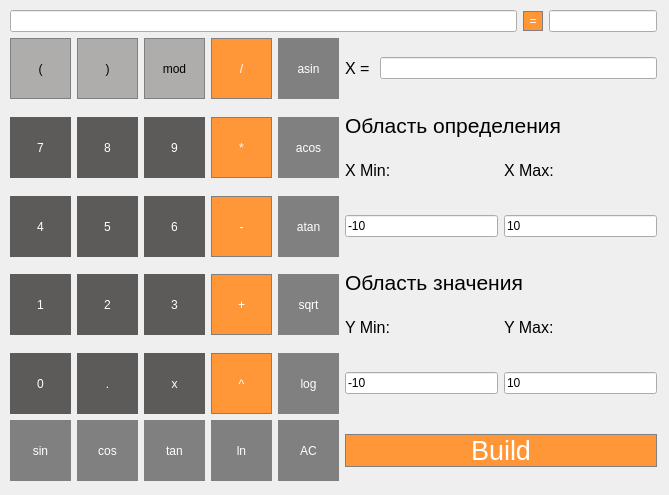
<?xml version="1.0" encoding="UTF-8"?>
<ui version="4.0">
 <class>MainWindow</class>
 <widget class="QMainWindow" name="MainWindow">
  <property name="geometry">
   <rect>
    <x>0</x>
    <y>0</y>
    <width>669</width>
    <height>495</height>
   </rect>
  </property>
  <property name="windowTitle">
   <string>MainWindow</string>
  </property>
  <widget class="QWidget" name="centralwidget">
   <widget class="QWidget" name="layoutWidget">
    <property name="geometry">
     <rect>
      <x>10</x>
      <y>10</y>
      <width>647</width>
      <height>471</height>
     </rect>
    </property>
    <layout class="QVBoxLayout" name="verticalLayout_3">
     <item>
      <layout class="QHBoxLayout" name="horizontalLayout_9">
       <item>
        <layout class="QHBoxLayout" name="horizontalLayout_10">
         <item>
          <widget class="QLineEdit" name="lineEdit_str"/>
         </item>
         <item>
          <widget class="QPushButton" name="pushButton_ans">
           <property name="sizePolicy">
            <sizepolicy hsizetype="Fixed" vsizetype="Fixed">
             <horstretch>0</horstretch>
             <verstretch>0</verstretch>
            </sizepolicy>
           </property>
           <property name="minimumSize">
            <size>
             <width>20</width>
             <height>20</height>
            </size>
           </property>
           <property name="styleSheet">
            <string notr="true">QPushButton {
	background-color: rgb(255, 151, 57);
	color: white;
	border: 1px solid gray;
}
QPushButton:pressed {
	background-color: qlinegradient(x1: 0, y1: 0, x2: 0, y2: 1
	stop: 0 #FF7832, stop: 1 #FF9739)
}</string>
           </property>
           <property name="text">
            <string>=</string>
           </property>
          </widget>
         </item>
         <item>
          <widget class="QLineEdit" name="lineEdit_ans">
           <property name="sizePolicy">
            <sizepolicy hsizetype="Fixed" vsizetype="Fixed">
             <horstretch>0</horstretch>
             <verstretch>0</verstretch>
            </sizepolicy>
           </property>
           <property name="minimumSize">
            <size>
             <width>50</width>
             <height>0</height>
            </size>
           </property>
          </widget>
         </item>
        </layout>
       </item>
      </layout>
     </item>
     <item>
      <layout class="QHBoxLayout" name="horizontalLayout_6">
       <item>
        <layout class="QVBoxLayout" name="verticalLayout">
         <item>
          <layout class="QHBoxLayout" name="horizontalLayout">
           <item>
            <widget class="QPushButton" name="pushButton_LBr">
             <property name="minimumSize">
              <size>
               <width>61</width>
               <height>61</height>
              </size>
             </property>
             <property name="styleSheet">
              <string notr="true">QPushButton {
	background-color: rgb(174, 173, 172);
	color: black;
	border: 1px solid gray;
}
QPushButton:pressed {
	background-color: qlinegradient(x1: 0, y1: 0, x2: 0, y2: 1
	stop: 0 #FF7832, stop: 1 #FF9739)
}</string>
             </property>
             <property name="text">
              <string>(</string>
             </property>
            </widget>
           </item>
           <item>
            <widget class="QPushButton" name="pushButton_RBr">
             <property name="minimumSize">
              <size>
               <width>61</width>
               <height>61</height>
              </size>
             </property>
             <property name="styleSheet">
              <string notr="true">QPushButton {
	background-color: rgb(174, 173, 172);
	color: black;
	border: 1px solid gray;
}
QPushButton:pressed {
	background-color: qlinegradient(x1: 0, y1: 0, x2: 0, y2: 1
	stop: 0 #FF7832, stop: 1 #FF9739)
}</string>
             </property>
             <property name="text">
              <string>)</string>
             </property>
            </widget>
           </item>
           <item>
            <widget class="QPushButton" name="pushButton_mod">
             <property name="minimumSize">
              <size>
               <width>61</width>
               <height>61</height>
              </size>
             </property>
             <property name="styleSheet">
              <string notr="true">QPushButton {
	background-color: rgb(174, 173, 172);
	color: black;
	border: 1px solid gray;
}
QPushButton:pressed {
	background-color: qlinegradient(x1: 0, y1: 0, x2: 0, y2: 1
	stop: 0 #FF7832, stop: 1 #FF9739)
}</string>
             </property>
             <property name="text">
              <string>mod</string>
             </property>
            </widget>
           </item>
           <item>
            <widget class="QPushButton" name="pushButton_div">
             <property name="minimumSize">
              <size>
               <width>61</width>
               <height>61</height>
              </size>
             </property>
             <property name="styleSheet">
              <string notr="true">QPushButton {
	background-color: rgb(255, 151, 57);
	color: white;
	border: 1px solid gray;
}
QPushButton:pressed {
	background-color: qlinegradient(x1: 0, y1: 0, x2: 0, y2: 1
	stop: 0 #FF7832, stop: 1 #FF9739)
}</string>
             </property>
             <property name="text">
              <string>/</string>
             </property>
            </widget>
           </item>
           <item>
            <widget class="QPushButton" name="pushButton_S">
             <property name="minimumSize">
              <size>
               <width>61</width>
               <height>61</height>
              </size>
             </property>
             <property name="styleSheet">
              <string notr="true">QPushButton {
	background-color: grey;
	color: white;
	border: 1px gray;
}
QPushButton:pressed {
	background-color: qlinegradient(x1: 0, y1: 0, x2: 0, y2: 1
	stop: 0 #FF7832, stop: 1 #FF9739)
}</string>
             </property>
             <property name="text">
              <string>asin</string>
             </property>
            </widget>
           </item>
           <item>
            <layout class="QHBoxLayout" name="horizontalLayout_18">
             <item>
              <widget class="QLabel" name="label_16">
               <property name="sizePolicy">
                <sizepolicy hsizetype="Minimum" vsizetype="Fixed">
                 <horstretch>0</horstretch>
                 <verstretch>0</verstretch>
                </sizepolicy>
               </property>
               <property name="font">
                <font>
                 <pointsize>12</pointsize>
                </font>
               </property>
               <property name="text">
                <string>X = </string>
               </property>
              </widget>
             </item>
             <item>
              <widget class="QLineEdit" name="lineEdit_x_val">
               <property name="sizePolicy">
                <sizepolicy hsizetype="Expanding" vsizetype="Fixed">
                 <horstretch>0</horstretch>
                 <verstretch>0</verstretch>
                </sizepolicy>
               </property>
               <property name="minimumSize">
                <size>
                 <width>50</width>
                 <height>0</height>
                </size>
               </property>
              </widget>
             </item>
            </layout>
           </item>
          </layout>
         </item>
         <item>
          <layout class="QHBoxLayout" name="horizontalLayout_2">
           <item>
            <widget class="QPushButton" name="pushButton_7">
             <property name="minimumSize">
              <size>
               <width>61</width>
               <height>61</height>
              </size>
             </property>
             <property name="styleSheet">
              <string notr="true">QPushButton {
	background-color:  rgb(93, 91, 89);
	color: white;
	border: 1px rgb(134, 132, 130);
}
QPushButton:pressed {
	background-color: qlinegradient(x1: 0, y1: 0, x2: 0, y2: 1
	stop: 0 #FF7832, stop: 1 #FF9739)
}</string>
             </property>
             <property name="text">
              <string>7</string>
             </property>
            </widget>
           </item>
           <item>
            <widget class="QPushButton" name="pushButton_8">
             <property name="minimumSize">
              <size>
               <width>61</width>
               <height>61</height>
              </size>
             </property>
             <property name="styleSheet">
              <string notr="true">QPushButton {
	background-color:  rgb(93, 91, 89);
	color: white;
	border: 1px rgb(134, 132, 130);
}
QPushButton:pressed {
	background-color: qlinegradient(x1: 0, y1: 0, x2: 0, y2: 1
	stop: 0 #FF7832, stop: 1 #FF9739)
}</string>
             </property>
             <property name="text">
              <string>8</string>
             </property>
            </widget>
           </item>
           <item>
            <widget class="QPushButton" name="pushButton_9">
             <property name="minimumSize">
              <size>
               <width>61</width>
               <height>61</height>
              </size>
             </property>
             <property name="styleSheet">
              <string notr="true">QPushButton {
	background-color:  rgb(93, 91, 89);
	color: white;
	border: 1px rgb(134, 132, 130);
}
QPushButton:pressed {
	background-color: qlinegradient(x1: 0, y1: 0, x2: 0, y2: 1
	stop: 0 #FF7832, stop: 1 #FF9739)
}
</string>
             </property>
             <property name="text">
              <string>9</string>
             </property>
            </widget>
           </item>
           <item>
            <widget class="QPushButton" name="pushButton_mult">
             <property name="minimumSize">
              <size>
               <width>61</width>
               <height>61</height>
              </size>
             </property>
             <property name="styleSheet">
              <string notr="true">QPushButton {
	background-color: rgb(255, 151, 57);
	color: white;
	border: 1px solid gray;
}
QPushButton:pressed {
	background-color: qlinegradient(x1: 0, y1: 0, x2: 0, y2: 1
	stop: 0 #FF7832, stop: 1 #FF9739)
}</string>
             </property>
             <property name="text">
              <string>*</string>
             </property>
            </widget>
           </item>
           <item>
            <widget class="QPushButton" name="pushButton_C">
             <property name="minimumSize">
              <size>
               <width>61</width>
               <height>61</height>
              </size>
             </property>
             <property name="styleSheet">
              <string notr="true">QPushButton {
	background-color: grey;
	color: white;
	border: 1px gray;
}
QPushButton:pressed {
	background-color: qlinegradient(x1: 0, y1: 0, x2: 0, y2: 1
	stop: 0 #FF7832, stop: 1 #FF9739)
}</string>
             </property>
             <property name="text">
              <string>acos</string>
             </property>
            </widget>
           </item>
           <item>
            <layout class="QVBoxLayout" name="verticalLayout_4">
             <item>
              <widget class="QLabel" name="label_7">
               <property name="sizePolicy">
                <sizepolicy hsizetype="Expanding" vsizetype="Preferred">
                 <horstretch>0</horstretch>
                 <verstretch>0</verstretch>
                </sizepolicy>
               </property>
               <property name="font">
                <font>
                 <pointsize>16</pointsize>
                </font>
               </property>
               <property name="text">
                <string>Область определения</string>
               </property>
              </widget>
             </item>
             <item>
              <layout class="QHBoxLayout" name="horizontalLayout_16">
               <item>
                <widget class="QLabel" name="label_11">
                 <property name="font">
                  <font>
                   <pointsize>12</pointsize>
                  </font>
                 </property>
                 <property name="text">
                  <string>X Min:</string>
                 </property>
                </widget>
               </item>
               <item>
                <widget class="QLabel" name="label_12">
                 <property name="font">
                  <font>
                   <pointsize>12</pointsize>
                  </font>
                 </property>
                 <property name="text">
                  <string>X Max:</string>
                 </property>
                </widget>
               </item>
              </layout>
             </item>
            </layout>
           </item>
          </layout>
         </item>
         <item>
          <layout class="QHBoxLayout" name="horizontalLayout_3">
           <item>
            <widget class="QPushButton" name="pushButton_4">
             <property name="minimumSize">
              <size>
               <width>61</width>
               <height>61</height>
              </size>
             </property>
             <property name="styleSheet">
              <string notr="true">QPushButton {
	background-color:  rgb(93, 91, 89);
	color: white;
	border: 1px rgb(134, 132, 130);
}
QPushButton:pressed {
	background-color: qlinegradient(x1: 0, y1: 0, x2: 0, y2: 1
	stop: 0 #FF7832, stop: 1 #FF9739)
}</string>
             </property>
             <property name="text">
              <string>4</string>
             </property>
            </widget>
           </item>
           <item>
            <widget class="QPushButton" name="pushButton_5">
             <property name="minimumSize">
              <size>
               <width>61</width>
               <height>61</height>
              </size>
             </property>
             <property name="styleSheet">
              <string notr="true">QPushButton {
	background-color:  rgb(93, 91, 89);
	color: white;
	border: 1px rgb(134, 132, 130);
}
QPushButton:pressed {
	background-color: qlinegradient(x1: 0, y1: 0, x2: 0, y2: 1
	stop: 0 #FF7832, stop: 1 #FF9739)
}</string>
             </property>
             <property name="text">
              <string>5</string>
             </property>
            </widget>
           </item>
           <item>
            <widget class="QPushButton" name="pushButton_6">
             <property name="minimumSize">
              <size>
               <width>61</width>
               <height>61</height>
              </size>
             </property>
             <property name="styleSheet">
              <string notr="true">QPushButton {
	background-color:  rgb(93, 91, 89);
	color: white;
	border: 1px rgb(134, 132, 130);
}
QPushButton:pressed {
	background-color: qlinegradient(x1: 0, y1: 0, x2: 0, y2: 1
	stop: 0 #FF7832, stop: 1 #FF9739)
}</string>
             </property>
             <property name="text">
              <string>6</string>
             </property>
            </widget>
           </item>
           <item>
            <widget class="QPushButton" name="pushButton_min">
             <property name="minimumSize">
              <size>
               <width>61</width>
               <height>61</height>
              </size>
             </property>
             <property name="styleSheet">
              <string notr="true">QPushButton {
	background-color: rgb(255, 151, 57);
	color: white;
	border: 1px solid gray;
}
QPushButton:pressed {
	background-color: qlinegradient(x1: 0, y1: 0, x2: 0, y2: 1
	stop: 0 #FF7832, stop: 1 #FF9739)
}</string>
             </property>
             <property name="text">
              <string>-</string>
             </property>
            </widget>
           </item>
           <item>
            <widget class="QPushButton" name="pushButton_T">
             <property name="minimumSize">
              <size>
               <width>61</width>
               <height>61</height>
              </size>
             </property>
             <property name="styleSheet">
              <string notr="true">QPushButton {
	background-color: grey;
	color: white;
	border: 1px gray;
}
QPushButton:pressed {
	background-color: qlinegradient(x1: 0, y1: 0, x2: 0, y2: 1
	stop: 0 #FF7832, stop: 1 #FF9739)
}</string>
             </property>
             <property name="text">
              <string>atan</string>
             </property>
            </widget>
           </item>
           <item>
            <layout class="QHBoxLayout" name="horizontalLayout_19">
             <item>
              <widget class="QLineEdit" name="lineEdit_x_min">
               <property name="sizePolicy">
                <sizepolicy hsizetype="Expanding" vsizetype="Fixed">
                 <horstretch>0</horstretch>
                 <verstretch>0</verstretch>
                </sizepolicy>
               </property>
               <property name="text">
                <string>-10</string>
               </property>
              </widget>
             </item>
             <item>
              <widget class="QLineEdit" name="lineEdit_x_max">
               <property name="sizePolicy">
                <sizepolicy hsizetype="Expanding" vsizetype="Fixed">
                 <horstretch>0</horstretch>
                 <verstretch>0</verstretch>
                </sizepolicy>
               </property>
               <property name="text">
                <string>10</string>
               </property>
              </widget>
             </item>
            </layout>
           </item>
          </layout>
         </item>
         <item>
          <layout class="QHBoxLayout" name="horizontalLayout_4">
           <item>
            <widget class="QPushButton" name="pushButton_1">
             <property name="minimumSize">
              <size>
               <width>61</width>
               <height>61</height>
              </size>
             </property>
             <property name="styleSheet">
              <string notr="true">QPushButton {
	background-color:  rgb(93, 91, 89);
	color: white;
	border: 1px rgb(134, 132, 130);
}
QPushButton:pressed {
	background-color: qlinegradient(x1: 0, y1: 0, x2: 0, y2: 1
	stop: 0 #FF7832, stop: 1 #FF9739)
}</string>
             </property>
             <property name="text">
              <string>1</string>
             </property>
            </widget>
           </item>
           <item>
            <widget class="QPushButton" name="pushButton_2">
             <property name="minimumSize">
              <size>
               <width>61</width>
               <height>61</height>
              </size>
             </property>
             <property name="styleSheet">
              <string notr="true">QPushButton {
	background-color:  rgb(93, 91, 89);
	color: white;
	border: 1px rgb(134, 132, 130);
}
QPushButton:pressed {
	background-color: qlinegradient(x1: 0, y1: 0, x2: 0, y2: 1
	stop: 0 #FF7832, stop: 1 #FF9739)
}</string>
             </property>
             <property name="text">
              <string>2</string>
             </property>
            </widget>
           </item>
           <item>
            <widget class="QPushButton" name="pushButton_3">
             <property name="minimumSize">
              <size>
               <width>61</width>
               <height>61</height>
              </size>
             </property>
             <property name="styleSheet">
              <string notr="true">QPushButton {
	background-color:  rgb(93, 91, 89);
	color: white;
	border: 1px rgb(134, 132, 130);
}
QPushButton:pressed {
	background-color: qlinegradient(x1: 0, y1: 0, x2: 0, y2: 1
	stop: 0 #FF7832, stop: 1 #FF9739)
}</string>
             </property>
             <property name="text">
              <string>3</string>
             </property>
            </widget>
           </item>
           <item>
            <widget class="QPushButton" name="pushButton_plus">
             <property name="minimumSize">
              <size>
               <width>61</width>
               <height>61</height>
              </size>
             </property>
             <property name="styleSheet">
              <string notr="true">QPushButton {
	background-color: rgb(255, 151, 57);
	color: white;
	border: 1px solid gray;
}
QPushButton:pressed {
	background-color: qlinegradient(x1: 0, y1: 0, x2: 0, y2: 1
	stop: 0 #FF7832, stop: 1 #FF9739)
}</string>
             </property>
             <property name="text">
              <string>+</string>
             </property>
            </widget>
           </item>
           <item>
            <widget class="QPushButton" name="pushButton_v">
             <property name="minimumSize">
              <size>
               <width>61</width>
               <height>61</height>
              </size>
             </property>
             <property name="styleSheet">
              <string notr="true">QPushButton {
	background-color: grey;
	color: white;
	border: 1px gray;
}
QPushButton:pressed {
	background-color: qlinegradient(x1: 0, y1: 0, x2: 0, y2: 1
	stop: 0 #FF7832, stop: 1 #FF9739)
}</string>
             </property>
             <property name="text">
              <string>sqrt</string>
             </property>
            </widget>
           </item>
           <item>
            <layout class="QVBoxLayout" name="verticalLayout_5">
             <item>
              <widget class="QLabel" name="label_13">
               <property name="sizePolicy">
                <sizepolicy hsizetype="Expanding" vsizetype="Preferred">
                 <horstretch>0</horstretch>
                 <verstretch>0</verstretch>
                </sizepolicy>
               </property>
               <property name="font">
                <font>
                 <pointsize>16</pointsize>
                </font>
               </property>
               <property name="text">
                <string>Область значения</string>
               </property>
              </widget>
             </item>
             <item>
              <layout class="QVBoxLayout" name="verticalLayout_6">
               <item>
                <layout class="QHBoxLayout" name="horizontalLayout_17">
                 <item>
                  <widget class="QLabel" name="label_14">
                   <property name="font">
                    <font>
                     <pointsize>12</pointsize>
                    </font>
                   </property>
                   <property name="text">
                    <string>Y Min:</string>
                   </property>
                  </widget>
                 </item>
                 <item>
                  <widget class="QLabel" name="label_15">
                   <property name="font">
                    <font>
                     <pointsize>12</pointsize>
                    </font>
                   </property>
                   <property name="text">
                    <string>Y Max:</string>
                   </property>
                  </widget>
                 </item>
                </layout>
               </item>
              </layout>
             </item>
            </layout>
           </item>
          </layout>
         </item>
         <item>
          <layout class="QHBoxLayout" name="horizontalLayout_5">
           <item>
            <widget class="QPushButton" name="pushButton_0">
             <property name="minimumSize">
              <size>
               <width>61</width>
               <height>61</height>
              </size>
             </property>
             <property name="styleSheet">
              <string notr="true">QPushButton {
	background-color:  rgb(93, 91, 89);
	color: white;
	border: 1px rgb(134, 132, 130);
}
QPushButton:pressed {
	background-color: qlinegradient(x1: 0, y1: 0, x2: 0, y2: 1
	stop: 0 #FF7832, stop: 1 #FF9739)
}</string>
             </property>
             <property name="text">
              <string>0</string>
             </property>
            </widget>
           </item>
           <item>
            <widget class="QPushButton" name="pushButton_dot">
             <property name="minimumSize">
              <size>
               <width>61</width>
               <height>61</height>
              </size>
             </property>
             <property name="styleSheet">
              <string notr="true">QPushButton {
	background-color:  rgb(93, 91, 89);
	color: white;
	border: 1px rgb(134, 132, 130);
}
QPushButton:pressed {
	background-color: qlinegradient(x1: 0, y1: 0, x2: 0, y2: 1
	stop: 0 #FF7832, stop: 1 #FF9739)
}</string>
             </property>
             <property name="text">
              <string>.</string>
             </property>
            </widget>
           </item>
           <item>
            <widget class="QPushButton" name="pushButton_x">
             <property name="minimumSize">
              <size>
               <width>61</width>
               <height>61</height>
              </size>
             </property>
             <property name="styleSheet">
              <string notr="true">QPushButton {
	background-color:  rgb(93, 91, 89);
	color: white;
	border: 1px rgb(134, 132, 130);
}
QPushButton:pressed {
	background-color: qlinegradient(x1: 0, y1: 0, x2: 0, y2: 1
	stop: 0 #FF7832, stop: 1 #FF9739)
}</string>
             </property>
             <property name="text">
              <string>x</string>
             </property>
            </widget>
           </item>
           <item>
            <layout class="QHBoxLayout" name="horizontalLayout_11">
             <item>
              <widget class="QPushButton" name="pushButton_exp">
               <property name="minimumSize">
                <size>
                 <width>61</width>
                 <height>61</height>
                </size>
               </property>
               <property name="styleSheet">
                <string notr="true">QPushButton {
	background-color: rgb(255, 151, 57);
	color: white;
	border: 1px solid gray;
}
QPushButton:pressed {
	background-color: qlinegradient(x1: 0, y1: 0, x2: 0, y2: 1
	stop: 0 #FF7832, stop: 1 #FF9739)
}</string>
               </property>
               <property name="text">
                <string>^</string>
               </property>
              </widget>
             </item>
             <item>
              <widget class="QPushButton" name="pushButton_L">
               <property name="minimumSize">
                <size>
                 <width>61</width>
                 <height>61</height>
                </size>
               </property>
               <property name="styleSheet">
                <string notr="true">QPushButton {
	background-color: grey;
	color: white;
	border: 1px gray;
}
QPushButton:pressed {
	background-color: qlinegradient(x1: 0, y1: 0, x2: 0, y2: 1
	stop: 0 #FF7832, stop: 1 #FF9739)
}</string>
               </property>
               <property name="text">
                <string>log</string>
               </property>
              </widget>
             </item>
             <item>
              <layout class="QHBoxLayout" name="horizontalLayout_20">
               <item>
                <widget class="QLineEdit" name="lineEdit_y_min">
                 <property name="sizePolicy">
                  <sizepolicy hsizetype="MinimumExpanding" vsizetype="Fixed">
                   <horstretch>0</horstretch>
                   <verstretch>0</verstretch>
                  </sizepolicy>
                 </property>
                 <property name="text">
                  <string>-10</string>
                 </property>
                </widget>
               </item>
               <item>
                <widget class="QLineEdit" name="lineEdit_y_max">
                 <property name="sizePolicy">
                  <sizepolicy hsizetype="Expanding" vsizetype="Fixed">
                   <horstretch>0</horstretch>
                   <verstretch>0</verstretch>
                  </sizepolicy>
                 </property>
                 <property name="text">
                  <string>10</string>
                 </property>
                </widget>
               </item>
              </layout>
             </item>
            </layout>
           </item>
          </layout>
         </item>
         <item>
          <layout class="QHBoxLayout" name="horizontalLayout_7">
           <item>
            <widget class="QPushButton" name="pushButton_s">
             <property name="minimumSize">
              <size>
               <width>61</width>
               <height>61</height>
              </size>
             </property>
             <property name="styleSheet">
              <string notr="true">QPushButton {
	background-color: gray;
	color: white;
	border: 1px gray;
}
QPushButton:pressed {
	background-color: qlinegradient(x1: 0, y1: 0, x2: 0, y2: 1
	stop: 0 #FF7832, stop: 1 #FF9739)
}</string>
             </property>
             <property name="text">
              <string>sin</string>
             </property>
            </widget>
           </item>
           <item>
            <widget class="QPushButton" name="pushButton_c">
             <property name="minimumSize">
              <size>
               <width>61</width>
               <height>61</height>
              </size>
             </property>
             <property name="styleSheet">
              <string notr="true">QPushButton {
	background-color: grey;
	color: white;
	border: 1px gray;
}
QPushButton:pressed {
	background-color: qlinegradient(x1: 0, y1: 0, x2: 0, y2: 1
	stop: 0 #FF7832, stop: 1 #FF9739)
}</string>
             </property>
             <property name="text">
              <string>cos</string>
             </property>
            </widget>
           </item>
           <item>
            <widget class="QPushButton" name="pushButton_t">
             <property name="minimumSize">
              <size>
               <width>61</width>
               <height>61</height>
              </size>
             </property>
             <property name="styleSheet">
              <string notr="true">QPushButton {
	background-color: grey;
	color: white;
	border: 1px gray;
}
QPushButton:pressed {
	background-color: qlinegradient(x1: 0, y1: 0, x2: 0, y2: 1
	stop: 0 #FF7832, stop: 1 #FF9739)
}</string>
             </property>
             <property name="text">
              <string>tan</string>
             </property>
            </widget>
           </item>
           <item>
            <widget class="QPushButton" name="pushButton_l">
             <property name="minimumSize">
              <size>
               <width>61</width>
               <height>61</height>
              </size>
             </property>
             <property name="styleSheet">
              <string notr="true">QPushButton {
	background-color: grey;
	color: white;
	border: 1px gray;
}
QPushButton:pressed {
	background-color: qlinegradient(x1: 0, y1: 0, x2: 0, y2: 1
	stop: 0 #FF7832, stop: 1 #FF9739)
}</string>
             </property>
             <property name="text">
              <string>ln</string>
             </property>
            </widget>
           </item>
           <item>
            <widget class="QPushButton" name="pushButton_clear">
             <property name="minimumSize">
              <size>
               <width>61</width>
               <height>61</height>
              </size>
             </property>
             <property name="styleSheet">
              <string notr="true">QPushButton {
	background-color: grey;
	color: white;
	border: 1px gray;
}
QPushButton:pressed {
	background-color: qlinegradient(x1: 0, y1: 0, x2: 0, y2: 1
	stop: 0 #FF7832, stop: 1 #FF9739)
}</string>
             </property>
             <property name="text">
              <string>AC</string>
             </property>
            </widget>
           </item>
           <item>
            <widget class="QPushButton" name="pushButton_build">
             <property name="sizePolicy">
              <sizepolicy hsizetype="Expanding" vsizetype="Fixed">
               <horstretch>0</horstretch>
               <verstretch>0</verstretch>
              </sizepolicy>
             </property>
             <property name="font">
              <font>
               <pointsize>20</pointsize>
              </font>
             </property>
             <property name="styleSheet">
              <string notr="true">QPushButton {
	background-color: rgb(255, 151, 57);
	color: white;
	border: 1px solid gray;
}
QPushButton:pressed {
	background-color: qlinegradient(x1: 0, y1: 0, x2: 0, y2: 1
	stop: 0 #FF7832, stop: 1 #FF9739)
}</string>
             </property>
             <property name="text">
              <string>Build</string>
             </property>
            </widget>
           </item>
          </layout>
         </item>
        </layout>
       </item>
      </layout>
     </item>
    </layout>
   </widget>
  </widget>
 </widget>
 <resources/>
 <connections/>
</ui>
